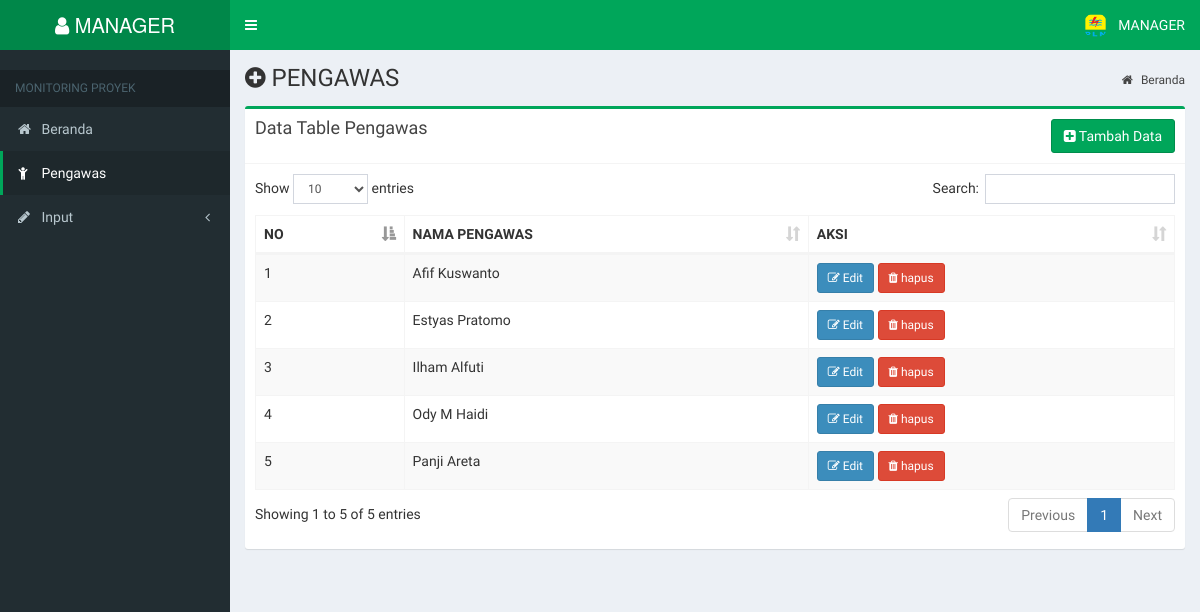
Screenshot of /index.php?page=pengawas (signed in) with the database file from the repository.
### tables this page shows
CREATE TABLE `tbl_user` (
  `username` varchar(30) NOT NULL,
  `password` varchar(10) NOT NULL,
  `role` int(5) NOT NULL
);

CREATE TABLE `tbl_pengawas` (
  `pengawas` varchar(50) NOT NULL
);

### page/pengawas/pengawas.php (the view)
<section class="content-header">
    <h1><i class="fa fa-plus-circle"></i> PENGAWAS </h1>
    <ol class="breadcrumb">
        <li><a href="#"><i class="fa fa-home"></i> Beranda</a></li>
    </ol>
</section>
<section class="content container-fluid">
    <div class="row">
        <div class="col-md-12">
            <div class="row">
                <div class="col-md-12">
                    <div class="box box-success">
                        <div class="box-header with-border">
                            <div class="pull-left">
                                <h3 class="box-title">Data Table Pengawas</h3>
                            </div>
                            <div class="pull-right">
                                <a href="?page=pengawastambah" class="btn btn-success"><i class="fa fa-plus-square"></i> Tambah Data</a>
                            </div>
                        </div>
                        <div class="box-body">
                            <div class="table-responsive">
                                <table id="table1" class="table table-bordered table-striped">
                                    <thead>
                                        <tr>
                                            <th>NO</th>
                                            <th>NAMA PENGAWAS</th>
                                            <th>AKSI</th>
                                        </tr>
                                    </thead>
                                    <tbody>
                                    <?php
                                        $no = 1;
                                        $sql = mysqli_query($conn,"SELECT * FROM tbl_pengawas") or die (mysqli_error($conn));
                                        while($data = mysqli_fetch_array($sql)){ ?>
                                            <tr>
                                                <td><?= $no ?></td>
                                                <td><?= $data['pengawas'] ?></a></td>
                                                <td>
                                                    <a class="btn btn-primary btn-sm" href="?page=pengawasedit&id=<?php echo $data['pengawas']; ?>"><i class="fa fa-edit"></i> Edit</a>
                                                    <a class="btn btn-danger btn-sm" href="?page=pengawashapus&id=<?php echo $data['pengawas']; ?>"><i class="fa fa-trash"></i> hapus</a>
                                                </td>
                                            </tr>
                                        <?php $no++; } ?>
                                    </tbody>
                                </table>
                            </div>
                        </div>
                    </div>
                </div>
            </div>
        </div>
    </div>
</section>

### header.php (shortened to what this page needs)
<?php
    $user = $_SESSION['username'];
    $sql = mysqli_query($conn, "SELECT * FROM tbl_user WHERE username='$user'");
    $userdata = mysqli_fetch_array($sql);
?>
<a href="?page=dashboard" class="logo">
    <span class="logo-lg">
    <i class="fa fa-user"></i> <?= $userdata['username'] ?>
    </span>
</a>
<nav class="navbar navbar-static-top" role="navigation">
    <a href="#" class="sidebar-toggle" data-toggle="push-menu" role="button">
    </a>
    <div class="navbar-custom-menu">
    <ul class="nav navbar-nav">
        <li class="dropdown user user-menu">
            <a href="#" class="dropdown-toggle" data-toggle="dropdown">
            <img src="img/pln.png" class="user-image" alt="User Image">
                <span class="hidden-xs"><?= strtoupper($userdata['username']) ?></span>
            </a>
        </li>
    </ul>
    </div>
</nav>

### rows the page displays
tbl_user: username "MANAGER"
tbl_pengawas: pengawas "Afif Kuswanto"
tbl_pengawas: pengawas "Estyas Pratomo"
tbl_pengawas: pengawas "Ilham Alfuti"
tbl_pengawas: pengawas "Ody M Haidi"
tbl_pengawas: pengawas "Panji Areta"
